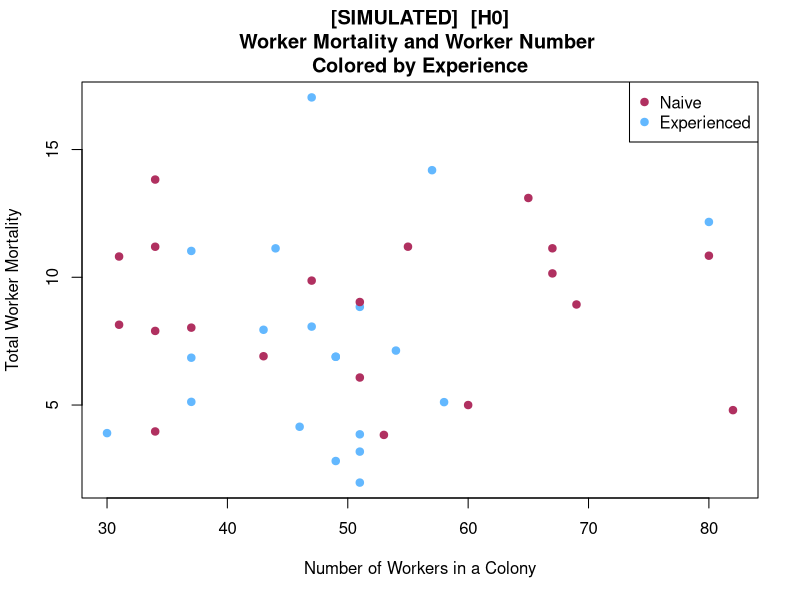
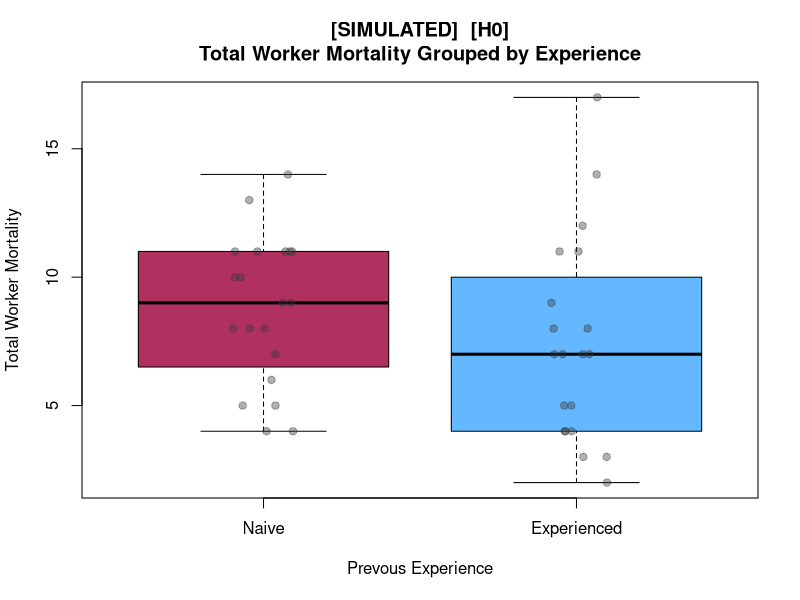
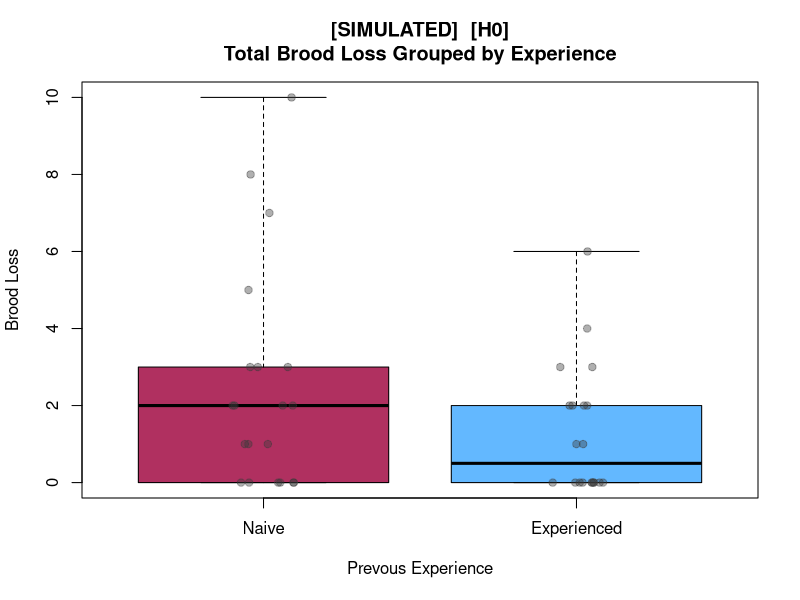

R code for these plots, in order: (Note: this script raises an error after producing the figures.)
###
#    Emiliano Calvo Alcaniz
#######################################################
#                  Ch 2 
##     What is the role of experience                ##
##      in determining contest success?              ##
#           Feb-2026
#######################################################

### README!!!! ---------------------------------------
# For ease of reading, I've tried to stick to a code:

###  3 HASHTAGS MEANS SECTION TITLE OR OVERVIEW

##   2 hashtags is an intermediate comment

#    1 hashtag is a comment explaining what the line(s) of code is/are doing
#   -> 1 hashtag + an arrow means this comment is a continuation of the one above

### SETTING UP THE SCRIPT (WORKING DIR, LIBRARIES, ETC) ----------------
## My working directory: 
# setwd("C:/Users/wjwor/OneDrive/Desktop/gitrepos/experience-contests")

# install.packages('dplyr')
library("dplyr")

### SEED, FUNCTIONS, & PARAMETERS FOR SIMULATING COLONY IMAGES ------------
# set the seed for consistency
set.seed(123)

# Set the collection sites, each of which corresponds to one of the following:
# Willow Canyon, Mount Lemmon, Madera Canyon, Jack Mountain
locations <- c("WC", "ML", "MC", "JM")

### HELPER FUNCTION #1
#   Create a function to make the colony IDs, which are structured as 
#   Collection date (YYMMDD) Location _ Order, ex: 260221JM_A
make_colony_id <- function(date_str, location, order_letter) {
  # paste0() is a special function that links vectors and converts them into characters
  paste0(date_str, location, "_", order_letter)
}

### HELPER FUNCTION #2
#   Create a function to make the contest IDs, which are structured as
#   -> Contest date (YYMMDD) _ Order, ex: 260201_A
#   For simplicity's sake, I'm simulating as if I'll only do one contest daily
make_contest_id <- function(date_str, suffix = "A") {
  paste0(date_str, "_", suffix)
}

# Set start date for the collection and contests
# We'll just pretend it all started on January 1st of this year
start_date <- as.Date("2026-01-01")

### SET UP THE POOL OF COLONY CODES TO USE
#   20 experienced colonies (will have experience of 0, 1, & 2 previous contests)
#   20 naive colonies (appear once, experience = 0, vs final experienced colonies)

# Set colony collection dates, which will be said to occur daily for 40 days 
# -> starting on January 1st
## This _does_ mean that some colonies will be implied to have been caught
## -> after another colony that doesn't actually exist. Don't ask. I only just caught this
colony_dates     <- format(start_date + 0:39, "%y%m%d")

# Set colony collection sites, which will be randomly sampled from one of the
# -> collection sites I set before, and will get a random letter to denote
# -> in which order they were collected
colony_locations <- sample(locations, 40, replace = TRUE)
colony_orders    <- sample(LETTERS[1:8], 40, replace = TRUE)

# Put together the colony IDs based on the site, date, and location info set before
colony_ids       <- mapply(make_colony_id,
                     colony_dates,
                     colony_locations,
                     colony_orders)

# Assign the colonies we just simulated to either the experienced or naive group
experienced_colonies <- colony_ids[1:20]   # will fight 3 contests total
naive_colonies       <- colony_ids[21:40]  # will fight 1 contest

### SET THE QUEEN NUMBER
## If this isn't done, you get colonies who shift 
## --> between 1 and 20 queens sometimes
queen_distribution <- round(rexp(40, rate = 0.3))+1
queen_lookup <- setNames(
  # here, we have r pick between 1 and 20 queens, where the probability of having
  # -> 1 queen is 25%, and any of the other 9 options are randomly chosen from the remaining 75%
  sample(queen_distribution, 40, replace = FALSE,)
  , colony_ids
)

#  Set the contest dates, they obviously have to take place after the collection dates
contest_dates <- format(start_date + 40 + 0:39, "%y%m%d")

### PAIR UP THE EXPERIENCED COLONIES FOR EACH CONTEST
##  To do this, we'll be creating a round-robin function to pair up the colonies

# First, define a function called round_robin that takes a single argument: colonies
# -> "colonies" is the vector of 20 experienced colony IDs
# n gets set as the number of colonies, and can then be used to control the
# -> length of the loop so it stops once we're out of colonies
round_robin <- function(colonies) {
  n     <- length(colonies)
  # set the first colony as "fixed" so the round robin algorithm can rotate the
  # -> other colonies around it. The remaining colonies are set as "rotating"
  fixed <- colonies[1]
  rotating <- colonies[-1]
  # create an empty list with 19 spaces, so the colonies each face 
  # -> the other colonies ONLY ONCE
  rounds <- vector("list", n - 1)
  ## This is the hard part :'(
  #  Below, we tell r to loop through a sequence of the number of colonies MINUS 1
  #  -> that way, we don't pair up colonies against a colony they already fought
  #  "round_cols" is an assembled sequence of the colonies, with the fixed colony first
  #  -> Reminder: in a round-robin, you want one fixed individual that the others rotate around
  ## I'm going to break down the "pairs" line in extreme detail bc it's hard
  #  seq(1, n, by = 2) creates a sequence of numbers, 1:n, 
  #  -> where n = the number of colonies (basically, n = 20)
  #  -> this creates a sequence of the LEFT-SIDE colony in each pair (1, 3, 5, ... up to 19)
  #  lapply(X, FUN) returns a list of X that has had a function (FUN) applied to it
  #  -> (IN OUR CASE, X = the sequence of left-side colony pairings we just made)
  #     -> Reminder: we want to create a list of paired up colonies from which
  #     -> we simulate contests, that's the round-robin thing we've been doing
  #  -> the function below, function(i) says for each iteration (i)
  #     -> (IN OUR CASE, i = the LEFT SIDE COLONY OF THE PAIR set by the sequence)
  #     -> we want to create a pairing, where the colony i is paired with
  #     -> the colony i + 1
  ##    -> WHAT DOES THIS MEAN????
  #        -> VERY SIMPLY: we are creating a list of pairs where colonies 1&2 are paired,
  #        -> colonies 3&4 are paired, 5&6, 7&8, etc
  ##    -> IS THIS THE EASIEST WAY TO DO THIS? 
  ##       -> My dad said no but I don't know
  #   Okay, now we have our pairs, we need to store them, which we do into "rounds[[r]]"
  #   -> we have to do this with the [[]] because this allows us to store them in 
  #   -> a way where they won't get overwritten AND we can retrieve them later
  #   -> The rounds had to be broken down into blocks (rounds[1], rounds[2], rounds[3])
  #   -> because there's going to be 3 pairing events where the colonies cannot fight
  #   -> against a repeat colony
  #  Lastly, the rotating line exists to shift the colony pairs over, to create new pairings
  #  -> we create a list where the current LAST colony becomes the new FIRST colony
  #  -> "rotating[length(rotating)] is the same as "rotating[19]"
  #  -> "rotating[-length(rotating)]" takes the list of colonies except for the final one
  #  ->  and leaves them in the same order as before
  #      -> This allows the next iteration of the loop to assign new pairings without
  #      -> accidentally having repeat contests between colonies
  #  After all this, we close the loop
  
  for (r in seq_len(n - 1)) {
    round_cols <- c(fixed, rotating)
    pairs <- lapply(seq(1, n, by = 2), function(i) c(round_cols[i], round_cols[i + 1]))
    rounds[[r]] <- pairs
    rotating <- c(rotating[length(rotating)], rotating[-length(rotating)])
  }
  
  # "rounds" below now gives us the final list of rounds, which has the 19 rounds of 10 pairings
  rounds
}

# Here, we combine all the lists of rounds from before 
all_rounds <- round_robin(experienced_colonies)

# Now, we create the shuffled pairings for the first 2 rounds of experience contests
block1_pairs <- all_rounds[[1]] # Round 1 → Block 1 pairs (experience = 0)
block2_pairs <- all_rounds[[2]] # Round 2 → Block 2 pairs (experience = 1)

# Round 3 pairings: experienced vs naive colonies
naive_shuffled <- sample(naive_colonies) # shuffle the colonies to create random pairing
block3_pairs   <- lapply(1:20, function(i) c(experienced_colonies[i], naive_shuffled[i]))


### SET UP DISTRIBUTIONS FOR STUFF THAT ISN'T HYPOTHESIS-SPECIFIC
# For brood, set the mean and standard deviation
brood_mean <- 50
brood_sd <- 20
brood_num <- round(rnorm(40, mean = brood_mean, sd = brood_sd))

# For workers, set the mean and standard deviation
worker_mean <- 50
worker_sd <-15
worker_num <- round(rnorm(40, mean = worker_mean, sd = worker_sd))


### SIMULATED COLONY IMAGES FOR H0 ----------------------------------

# Creating an empty df for h0 to use for simulated data, matching my datasheet
sim_images_h0_df <- data.frame(
      contest_id = character(0)
  ,   colony_id = character(0)
  ,   worker_number = integer(0)
  ,   brood_number = integer(0)
  ,   queen_number = integer(0)
  ,   contest_mortality = integer(0)
  ,   hr_mortality = integer(0)
  ,   total_mortality = integer(0)
  ,   previous_experience = factor(character(0))
  ,   brood_loss = integer(0)
  ,   notes = character(0)
)

# For mortalities
# Set as an exponential distribution where the majority of the values
# -> are very low and a small amount are larger
contest_mortality_distribution_h0 <- round(rexp(40, rate = 0.33)) + 1
hr_mortality_distribution_h0 <- round(rexp(40, rate = 0.31)) + 1


### NOW WE ADD THE ROWS TO THE DATA FRAME WE MADE
# Here's another function, this one adding information to the df
make_rows <- function(contest_id, colony_id, experience) {
# the number of rows should correspond to the number of colonies
  n_rows <- length(colony_id)
  data.frame(
# the contest_id column should replicate the contest ids set up the number of times
# -> that we have rows
    contest_id           = rep(contest_id, n_rows)
  ,  colony_id            = colony_id
# the worker and brood number should be randomly sampled from a set of values
  ,  worker_number        = sample(worker_num,  n_rows, replace = TRUE)
  ,  brood_number         = sample(brood_num,  n_rows, replace = TRUE)
# the queen number is just based on the sample we made before
  ,  queen_number         = queen_lookup[colony_id]
# contest and hr mortality are randomly sampled
  ,  contest_mortality    = sample(contest_mortality_distribution_h0, n_rows)
  ,  hr_mortality         = sample(hr_mortality_distribution_h0, n_rows)
# total mortality is left blank and will be calculated at the end by adding up 
# -> the previous two lines
  ,  total_mortality      = NA_integer_
# whether the colonies have previous experience depends on the block AND 
# -> the colony type (ie. experienced or naive)
  ,  previous_experience  = factor(experience, levels = c("0", "1", "2"))
# randomly sampled
  ,  brood_loss = round((rexp(n_rows, rate = .7)*rexp(n_rows, rate = 0.7)))
# put in a small chance of random notes, not really important tbh
  ,  notes                = sample(
      c(""), n_rows, replace = TRUE,
      prob = 1)
  ,  stringsAsFactors = FALSE
  )
}

### BLOCK 1: 10 CONTESTS WHERE EXPERIENCE = 0
# seq_along(block1_pairs) creates a sequence along which to iterate the contests
# -> This sequence is then applied to the row-making function below
# -> In this row-making function, r creates the contest id by taking each 
# -> iteration of contest date ("contest_dates[i]") and then converting it into 
# -> a contest id using the contest making function from like 200 lines ago
# The colony_id is determined by retrieving each colony ID from the block pairs list
# -> Because this is a list, we have to use the [[double brackets]] to extract
# -> the actual pair names from the list, not just a new list that [single brackets] 
# -> would give. the "make_rows" function needs the object names themselves
# Experience is 0,0 because both colonies are experiencing their first contest
block1 <- do.call(rbind, lapply(seq_along(block1_pairs), function(i) {
  make_rows(
    contest_id = make_contest_id(contest_dates[i]),
    colony_id  = block1_pairs[[i]],
    experience = c("0", "0")
  )
}))

### BLOCK 2: 10 CONTESTS WHERE EXPERIENCE = 1 
# This is done the same as above but with 3 changes:
# -> 1) We use block2_pairs instead of block1_pairs (bc this is block 2)
# -> 2) The colonies have previous contest experience
# -> 3) The contest ids are pushed back 10 days, to be after the previous contests end
block2 <- do.call(rbind, lapply(seq_along(block2_pairs), function(i) {
  make_rows(
    contest_id = make_contest_id(contest_dates[10 + i]),
    colony_id  = block2_pairs[[i]],
    experience = c("1", "1")
  )
}))

### BLOCK 3: 20 CONTESTS WHERE EXPERIENCE IS EITHER 0 OR 2
# Same comments as above: we update the block_pairs, the experience, and the dates
block3 <- do.call(rbind, lapply(seq_along(block3_pairs), function(i) {
  make_rows(
    contest_id = make_contest_id(contest_dates[20 + i]),
    colony_id  = block3_pairs[[i]],
    experience = c("2", "0")
  )
}))


### DERIVING AND INPUTTING THE TOTAL MORTALITY COLUMN
# rbind() sticks together the data frames that we just put together above
sim_images_h0_df <- rbind(block1, block2, block3)
# This part is easy, just fill the "total_mortality" column 
# with the total mortality added up
sim_images_h0_df$total_mortality <- sim_images_h0_df$contest_mortality +
  sim_images_h0_df$hr_mortality
# rownames(sim_images_h0_df) <- NULL


View(sim_images_h0_df)

### SIMULATED COLONY IMAGES FOR H1 ----------------------------------
# Creating an empty df for h1 to use for simulated data, matching my datasheet
sim_images_h1_df <- data.frame(
  contest_id = character(0)
  ,   colony_id = character(0)
  ,   worker_number = integer(0)
  ,   brood_number = integer(0)
  ,   queen_number = integer(0)
  ,   contest_mortality = integer(0)
  ,   hr_mortality = integer(0)
  ,   total_mortality = integer(0)
  ,   previous_experience = factor(character(0))
  ,   brood_loss = integer(0)
  ,   notes = character(0)
)

### MORTALITY CALCULATIONS FOR H1
# Separated into naive and experienced categories
# Naive has more of a rightward skew, with some major mortality events
contest_mortality_dist_h1_naive <- round(rexp(40, rate = 0.25))
hr_mortality_dist_h1_naive <- round(rexp(40, rate = 0.26))

# Experienced has much less of a skew
contest_mortality_dist_h1_exp <- round(rexp(40, rate = 0.45))
hr_mortality_dist_h1_exp <- round(rexp(40, rate = 0.46))


### NOW WE ADD THE ROWS TO THE DATA FRAME WE MADE
## Since this is the same as before, it won't have detailed comments
## --> EXCEPT where I added something
  make_rows_h1 <- function(contest_id, colony_id, experience) {
    n_rows <- length(colony_id)
# is_exp is a group where experience doesn't equal 0, it's either 1 or 2
    is_exp <- experience != "0"
# Using ifelse() and based on experience, we're gonna have r pick from the mortality
# -> distributions we just outlined above. If the colony is experienced (is_exp),
# -> then the rows funciton will pick from the first mortality distribution sample 
# -> Otherwise, it'll pick from the second mortality distribution sample
      contest_mort <- ifelse(
      is_exp,
      sample(contest_mortality_dist_h1_exp,  n_rows, replace = TRUE),
      sample(contest_mortality_dist_h1_naive, n_rows, replace = TRUE)
    )
# Here, we're doing the exact same thing as above, but with the mortality after
# -> 24 hours (which is what "hr_mort" stands for)
    hr_mort <- ifelse(
      is_exp,
      sample(hr_mortality_dist_h1_exp,  n_rows, replace = TRUE),
      sample(hr_mortality_dist_h1_naive, n_rows, replace = TRUE)
    )
    
# Brood loss: experienced colonies have a higher rate (more concentrated near 0)
    brood_rate <- ifelse(is_exp, 1.4, 0.7)
    brood_loss <- round(rexp(n_rows, rate = brood_rate) * rexp(n_rows, rate = brood_rate))

# Here's what's going in each line of the data frame that I made before
    data.frame(
      contest_id          = rep(contest_id, n_rows),
      colony_id           = colony_id,
      worker_number       = sample(worker_num, n_rows, replace = TRUE),
      brood_number        = sample(brood_num,  n_rows, replace = TRUE),
      queen_number        = queen_lookup[colony_id],
      contest_mortality   = contest_mort,
      hr_mortality        = hr_mort,
      total_mortality     = NA_integer_,
      previous_experience = factor(experience, levels = c("0", "1", "2")),
      brood_loss          = brood_loss,
      notes               = sample(c(""), n_rows, replace = TRUE, prob = 1),
      stringsAsFactors    = FALSE
    )
  }

### BLOCK 1: 10 CONTESTS WHERE EXPERIENCE = 0
block1_h1 <- do.call(rbind, lapply(seq_along(block1_pairs), function(i) {
  make_rows(
    contest_id = make_contest_id(contest_dates[i]),
    colony_id  = block1_pairs[[i]],
    experience = c("0", "0")
  )
}))

### BLOCK 2: 10 CONTESTS WHERE EXPERIENCE = 1 
block2_h1 <- do.call(rbind, lapply(seq_along(block2_pairs), function(i) {
  make_rows(
    contest_id = make_contest_id(contest_dates[10 + i]),
    colony_id  = block2_pairs[[i]],
    experience = c("1", "1")
  )
}))

### BLOCK 3: 20 CONTESTS WHERE EXPERIENCE IS EITHER 0 OR 2
# Same comments as above: we update the block_pairs, the experience, and the dates
block3_h1 <- do.call(rbind, lapply(seq_along(block3_pairs), function(i) {
  make_rows_h1(
    contest_id = make_contest_id(contest_dates[20 + i]),
    colony_id  = block3_pairs[[i]],
    experience = c("2", "0")
  )
}))


### DERIVING AND INPUTTING THE TOTAL MORTALITY COLUMN
# rbind() sticks together the data frames that we just put together above
sim_images_h1_df <- rbind(block1_h1, block2_h1, block3_h1)
# This part is easy, just fill the "total_mortality" column 
# with the total mortality added up
sim_images_h1_df$total_mortality <- sim_images_h1_df$contest_mortality +
  sim_images_h1_df$hr_mortality

View(sim_images_h1_df)
### SIMULATED COLONY IMAGES FOR H2 ----------------------------------
# Creating an empty df for h0 to use for simulated data, matching my datasheet
sim_images_h2_df <- data.frame(
  contest_id = character(0)
  ,   colony_id = character(0)
  ,   worker_number = integer(0)
  ,   brood_number = integer(0)
  ,   queen_number = integer(0)
  ,   contest_mortality = integer(0)
  ,   hr_mortality = integer(0)
  ,   total_mortality = integer(0)
  ,   previous_experience = factor(character(0))
  ,   brood_loss = integer(0)
  ,   notes = character(0)
)

### MORTALITY CALCULATIONS FOR H2
# Naive has LESS of a rightward skew
contest_mortality_dist_h2_naive <- round(rexp(40, rate = 0.96))
hr_mortality_dist_h2_naive <- round(rexp(40, rate = 0.95))

# Experienced has much MORE of a skew, with mortality events
contest_mortality_dist_h2_exp <- round(rexp(40, rate = 0.32))
hr_mortality_dist_h2_exp <- round(rexp(40, rate = 0.33))


### NOW WE ADD THE ROWS TO THE DATA FRAME WE MADE
## Since this is the same as before, it won't have detailed comments
## --> The only real change here is that I'm using my "h2" distributions that
## --> we just made above
make_rows_h2 <- function(contest_id, colony_id, experience) {
  n_rows <- length(colony_id)
  is_exp <- experience != "0"
  contest_mort <- ifelse(
    is_exp,
    sample(contest_mortality_dist_h2_exp,  n_rows, replace = TRUE),
    sample(contest_mortality_dist_h2_naive, n_rows, replace = TRUE)
  )
  
  hr_mort <- ifelse(
    is_exp,
    sample(hr_mortality_dist_h2_exp,  n_rows, replace = TRUE),
    sample(hr_mortality_dist_h2_naive, n_rows, replace = TRUE)
  )
  
  # Brood loss: experienced colonies have a higher rate (more concentrated near 0)
  brood_rate <- ifelse(is_exp, 0.57, 1.33)
  brood_loss <- round(rexp(n_rows, rate = brood_rate) * rexp(n_rows, rate = brood_rate))
  
  data.frame(
    contest_id          = rep(contest_id, n_rows),
    colony_id           = colony_id,
    worker_number       = sample(worker_num, n_rows, replace = TRUE),
    brood_number        = sample(brood_num,  n_rows, replace = TRUE),
    queen_number        = queen_lookup[colony_id],
    contest_mortality   = contest_mort,
    hr_mortality        = hr_mort,
    total_mortality     = NA_integer_,
    previous_experience = factor(experience, levels = c("0", "1", "2")),
    brood_loss          = brood_loss,
    notes               = sample(c(""), n_rows, replace = TRUE, prob = 1),
    stringsAsFactors    = FALSE
  )
}

### BLOCK 1: 10 CONTESTS WHERE EXPERIENCE = 0
block1_h2 <- do.call(rbind, lapply(seq_along(block1_pairs), function(i) {
  make_rows_h2(
    contest_id = make_contest_id(contest_dates[i]),
    colony_id  = block1_pairs[[i]],
    experience = c("0", "0")
  )
}))

### BLOCK 2: 10 CONTESTS WHERE EXPERIENCE = 1 
block2_h2 <- do.call(rbind, lapply(seq_along(block2_pairs), function(i) {
  make_rows_h2(
    contest_id = make_contest_id(contest_dates[10 + i]),
    colony_id  = block2_pairs[[i]],
    experience = c("1", "1")
  )
}))

### BLOCK 3: 20 CONTESTS WHERE EXPERIENCE IS EITHER 0 OR 2
# Same comments as above: we update the block_pairs, the experience, and the dates
block3_h2 <- do.call(rbind, lapply(seq_along(block3_pairs), function(i) {
  make_rows_h2(
    contest_id = make_contest_id(contest_dates[20 + i]),
    colony_id  = block3_pairs[[i]],
    experience = c("2", "0")
  )
}))


### DERIVING AND INPUTTING THE TOTAL MORTALITY COLUMN
# rbind() sticks together the data frames that we just put together above
sim_images_h2_df <- rbind(block1_h2, block2_h2, block3_h2)
# This part is easy, just fill the "total_mortality" column 
# with the total mortality added up
sim_images_h2_df$total_mortality <- sim_images_h2_df$contest_mortality +
  sim_images_h2_df$hr_mortality

View(sim_images_h2_df)

### SIMULATING DATA OF VIDEO ANALYSIS ----------------------------------
simulated_video_data_df <- data.frame(
      contest_id = character(0)
  ,   file_name = character(0)
  ,   contest_id = character(0)
  ,   contest_start_time = numeric(0)
  ,   time_stamp = numeric(0)
  ,   colony_id = character(0)
  ,   number_workers_out = integer(0)
  ,   number_workers_pinning = integer(0)
  ,   number_workers_guarding = integer(0)
  ,   brood_care_in_arena = integer(0)
  ,   tandem_runs = character(0)
  ,   notes = character(0)
)









### SIMULATING DATA COLLECTIVE CONTEST ----------------------------------
simulated_notes_data_df <- data.frame(
      contest_id = character(0)
  ,   date = character(0)
  ,   time_start = character(0)
  ,   colony_1_id = character(0)
  ,   colony_2_id = character(0)
  ,   workers_removed_from_colony_box = numeric(0)
  ,   notes = character(0)
)







### ACTUAL DATA IMPORTING ----------------------------------
# For now.... empty





### DATA WRANGLING  -----------------------------------
















### ANALYSIS -------------------------------------------------------------
### H0 PLOTS ----------

# Renaming the variables I'm plotting for convenience
broodlossh0 <- sim_images_h0_df$brood_loss[41:80]
mortalityh0 <- sim_images_h0_df$total_mortality[41:80]
n_workerh0 <- sim_images_h0_df$worker_number[41:80]
exph0 <- sim_images_h0_df$previous_experience[41:80]

# Have to set the color before cause r hates me specifically
exp_colors <- c("0" = "maroon", "1" = "white", "2" = "steelblue1")

# Create the plot
plot(n_workerh0, jitter(mortalityh0)
     , main = "[SIMULATED]  [H0]\nWorker Mortality and Worker Number \nColored by Experience"
     , xlab = "Number of Workers in a Colony"
     , ylab = "Total Worker Mortality"
     , pch = 19
     , col = exp_colors[exph0]
     )

# For some reason this is the only way I found to actually get rid of the 
# -> experience level of 1 in the legend, since this plot only shows the 
# -> fully experienced vs fully naive colonies
# The droplevels() function gets rid of unused levels from a factor

present_levels <- levels(droplevels(exph0))
legend("topright"
       , legend = c("Naive", "Experienced")
       , col    = exp_colors[present_levels]
       , pch    = 19
)


### BOX PLOTS OF WORKER MORTALITY GROUPED BY EXPERIENCE
boxplot(mortalityh0 ~ previous_experience
        , data = droplevels(sim_images_h0_df[41:80, ])
        , main = "[SIMULATED]  [H0]\nTotal Worker Mortality Grouped by Experience"
        , names = c("Naive", "Experienced")
        , xlab = "Prevous Experience"
        , ylab = "Total Worker Mortality"
        , col = exp_colors[present_levels]
)

### SHOW THE RAW DATA POINTS ON TOP
stripchart(mortalityh0 ~ previous_experience,
           data   = droplevels(sim_images_h0_df[41:80, ])
           , add    = TRUE
           , method = "jitter"
           , pch    = 19
# adjustcolor() gives the option to make the points transparent
           , col    = adjustcolor("gray23", alpha.f = 0.4)
           , vertical = TRUE
)

### STATISTICAL TEST
# Non-parametric test, seeing if the two groups have a 
# -> statistically significant difference
wilcox.test(mortalityh0 ~ exph0, data = sim_images_h0_df)



### BOX PLOTS OF BROOD LOSS GROUPED BY EXPERIENCE
boxplot(broodlossh0 ~ previous_experience
        , data = droplevels(sim_images_h0_df[41:80, ])
        , main = "[SIMULATED]  [H0]\nTotal Brood Loss Grouped by Experience"
        , names = c("Naive", "Experienced")
        , xlab = "Prevous Experience"
        , ylab = "Brood Loss"
        , col = exp_colors[present_levels]
        , range = 0
)

### SHOW THE RAW DATA POINTS ON TOP
stripchart(broodlossh0 ~ previous_experience,
           data   = droplevels(sim_images_h0_df[41:80, ])
           , add    = TRUE
           , method = "jitter"
           , pch    = 19
           # adjustcolor() gives the option to make the points transparent
           , col    = adjustcolor("gray23", alpha.f = 0.4)
           , vertical = TRUE
)

### STATISTICAL TEST

# Non-parametric test, seeing if the two groups have a 
# -> statistically significant difference
wilcox.test(broodloss ~ exp, data = sim_images_h0_df)

### H1 PLOTS ----------
broodlossh1 <- sim_images_h1_df$brood_loss[41:80]
mortalityh1 <- sim_images_h1_df$total_mortality[41:80]
n_workerh1 <- sim_images_h1_df$worker_number[41:80]
exph1 <- sim_images_h1_df$previous_experience[41:80]
pres_levels_h1 <- levels(droplevels(exph1))


### BOX PLOTS OF WORKER MORTALITY GROUPED BY EXPERIENCE
boxplot(mortalityh1 ~ previous_experience
        , data = droplevels(sim_images_h1_df[41:80, ])
        , main = "[SIMULATED]  [H1]\nTotal Worker Mortality Grouped by Experience"
        , names = c("Naive", "Experienced")
        , xlab = "Prevous Experience"
        , ylab = "Total Worker Mortality"
        , range = 0
        , col = exp_colors[pres_levels_h1]
)

### SHOW THE RAW DATA POINTS ON TOP
stripchart(mortalityh1 ~ previous_experience,
           data   = droplevels(sim_images_h1_df[41:80, ])
           , add    = TRUE
           , method = "jitter"
           , pch    = 19
           , col    = adjustcolor("gray23", alpha.f = 0.4)
           , vertical = TRUE
)

### STATISTICAL TEST
# Non-parametric test, seeing if the two groups have a 
# -> statistically significant difference
wilcox.test(mortalityh1 ~ exph1, data = sim_images_h1_df)



### BOX PLOTS OF BROOD LOSS GROUPED BY EXPERIENCE
boxplot(broodlossh1 ~ previous_experience
        , data = droplevels(sim_images_h1_df[41:80, ])
        , main = "[SIMULATED]  [H1]\nTotal Brood Loss Grouped by Experience"
        , names = c("Naive", "Experienced")
        , xlab = "Prevous Experience"
        , ylab = "Brood Loss"
        , col = exp_colors[pres_levels_h1]
        , range = 0
)

### SHOW THE RAW DATA POINTS ON TOP
stripchart(broodlossh1 ~ previous_experience,
           data   = droplevels(sim_images_h1_df[41:80, ])
           , add    = TRUE
           , method = "jitter"
           , pch    = 19
           , col    = adjustcolor("gray23", alpha.f = 0.4)
           , vertical = TRUE
)

### STATISTICAL TEST

# Non-parametric test, seeing if the two groups have a 
# -> statistically significant difference
wilcox.test(broodlossh1 ~ exph1, data = sim_images_h1_df)



### H2 PLOTS --------
broodlossh2 <- sim_images_h2_df$brood_loss[41:80]
mortalityh2 <- sim_images_h2_df$total_mortality[41:80]
n_workerh2 <- sim_images_h2_df$worker_number[41:80]
exph2 <- sim_images_h2_df$previous_experience[41:80]
pres_levels_h2 <- levels(droplevels(exph2))


### BOX PLOTS OF WORKER MORTALITY GROUPED BY EXPERIENCE
boxplot(mortalityh2 ~ previous_experience
        , data = droplevels(sim_images_h2_df[41:80, ])
        , main = "[SIMULATED]  [H2]\nTotal Worker Mortality Grouped by Experience"
        , names = c("Naive", "Experienced")
        , xlab = "Prevous Experience"
        , ylab = "Total Worker Mortality"
        , range = 0
        , col = exp_colors[pres_levels_h2]
)

### SHOW THE RAW DATA POINTS ON TOP
stripchart(mortalityh2 ~ previous_experience,
           data   = droplevels(sim_images_h2_df[41:80, ])
           , add    = TRUE
           , method = "jitter"
           , pch    = 19
           , col    = adjustcolor("gray23", alpha.f = 0.4)
           , vertical = TRUE
)

### STATISTICAL TEST
# Non-parametric test, seeing if the two groups have a 
# -> statistically significant difference
wilcox.test(mortalityh2 ~ exph2, data = sim_images_h2_df)



### BOX PLOTS OF BROOD LOSS GROUPED BY EXPERIENCE
boxplot(broodlossh2 ~ previous_experience
        , data = droplevels(sim_images_h2_df[41:80, ])
        , main = "[SIMULATED]  [H2]\nTotal Brood Loss Grouped by Experience"
        , names = c("Naive", "Experienced")
        , xlab = "Prevous Experience"
        , ylab = "Brood Loss"
        , col = exp_colors[pres_levels_h2]
        , range = 0
)

### SHOW THE RAW DATA POINTS ON TOP
stripchart(broodlossh2 ~ previous_experience,
           data   = droplevels(sim_images_h2_df[41:80, ])
           , add    = TRUE
           , method = "jitter"
           , pch    = 19
           , col    = adjustcolor("gray23", alpha.f = 0.4)
           , vertical = TRUE
)

### STATISTICAL TEST

# Non-parametric test, seeing if the two groups have a 
# -> statistically significant difference
wilcox.test(broodlossh2 ~ exph2, data = sim_images_h2_df)





### END :) -------------------------------------------------------------
